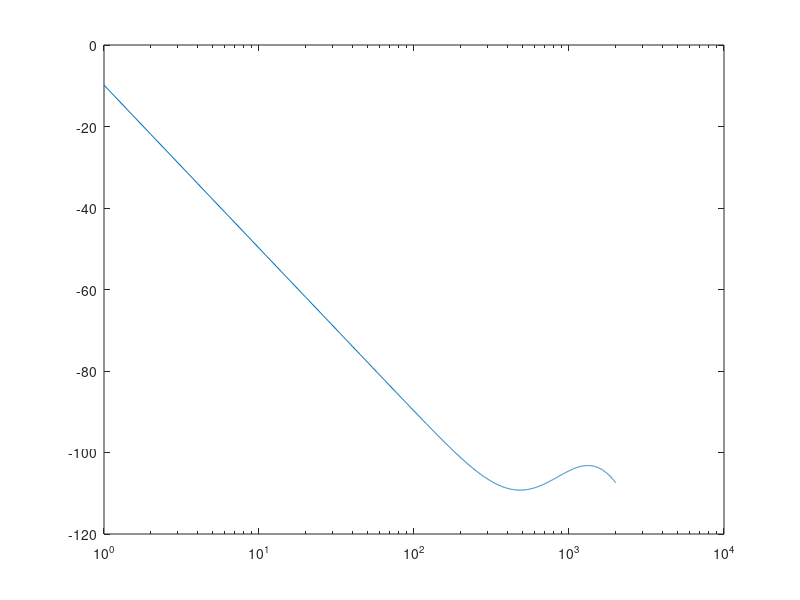

Write MATLAB code to recreate this figure. (Note: a time limit stopped this script after it produced the figure.)
clear all
close all
clc

% inputs

%frequency
f = 5.8e9; %Hz
x = linspace(-100,-50,100);
% distance between reader and tag
r = 2000; %m

% miniumum required power at the receiver
Prmin = -110; %dBm

% minimum required SNR
SNRmin = 10; %dB

% noise figure
NF = 2; %dB

%Bandwidth of the receiver
BW = 1e6; %1 Hz

% Receiver Noise power
Pn = -111; %dBm

% Processing gain
Gpr = 10; %dB

%%

%Sensitivity of Receiver Calculation
N = 30;
% Transmitted power ranges
PT = linspace(-20, 30, N); %dBm
% Transmitting antenna gain
Gtx = linspace(1.8, 7.415, N); %dBi
% Receiving antenna gain
Grx = linspace(1, 35, N); %dBi
% Tag antenna gain
Gt = linspace(11.7, 13.07, N); %dBi

%%
%gain of the reflection amplifier fitted to the experimental results

% p1 =      0.9694;
% p2 =       2.946;
% p3 =       -3.38;
% p4 =      -16.22;
% p5 =        24.2;
p1 =    0.001327;%  (-0.008781, 0.01144)
p2 =      0.3925;%  (-2.5, 3.285)
p3 =       43.28;%  (-266.4, 353)
p4 =        2107;%  (-1.26e+04, 1.681e+04)
p5 =   3.821e+04;%  (-2.232e+05, 2.996e+05)
a1 =       34.63;%  (31.84, 42.52)
b1 =      -78.24;%  (-79.86, -74.42)
c1 =       93.67;%  (7.169, 13.86)
Gqtr = @(x) a1*exp(-((x-b1).^2/c1))+4; % x is incident tag power in dBm

% plot(x,Gqtr(x))
%%
temp_result = zeros(N^4,6);
lambda = 3e8/(f);%m
path = 10*log10((lambda./(4*pi.*r)).^2);
count = 1;
possible_rows = zeros(N^4,1);
for a = 1:length(PT)
    for b = 1:length(Gtx)
        for c = 1:length(Grx)
            for d = 1:length(Gt)
                Ptag = PT(a) + Gtx(b) + Gt(d) + path;
                G_tag = Gqtr(Ptag);
                P_backscattered = Ptag + G_tag + Gt(d) + Grx(c) + path;
                index = (N^3*a-N^3) + (N^2*b-N^2) + (N*c-N) + d;
                temp_result(index,4) = Gt(d);
                temp_result(index,3) = Grx(c);
                temp_result(index,2) = Gtx(b);
                temp_result(index,1) = PT(a);
                temp_result(index,5) = P_backscattered;
                temp_result(index,6) = Ptag;
                
                if((Ptag > -80 && Ptag < -60) && (P_backscattered > Prmin))
                    possible_rows(count) = index;
                    count = count + 1;
                end
            end
        end
    end
end
possible_rows = possible_rows(possible_rows~=0);
result = zeros(length(possible_rows),6);
for a = 1:(length(possible_rows))
    result(a,:) = temp_result( possible_rows(a)   ,:);
end

[a,min_tag_row] = min(result(:,4));
min_Gtag_indices = find(result(:,4) == min(result(:,4)));
min_Gtag_results = zeros(length(min_Gtag_indices),6);
for a = 1:length(min_Gtag_indices)
    min_Gtag_results(a,:) = result(min_Gtag_indices(a),:);
end

%TAKE 164
r = 1:1:2000;
path_2 = 10*log10((lambda./(4*pi.*r)).^2);

a = 164;
PT = min_Gtag_results(a,1);Gtx = min_Gtag_results(a,2); Grx = min_Gtag_results(a,3); Gt = min_Gtag_results(a,4);
Ptag = PT + Gtx + Gt + path_2;
G_tag = Gqtr(Ptag);
P_backscattered = Ptag + G_tag + Gt + Grx + path_2;

semilogx(r,P_backscattered)
